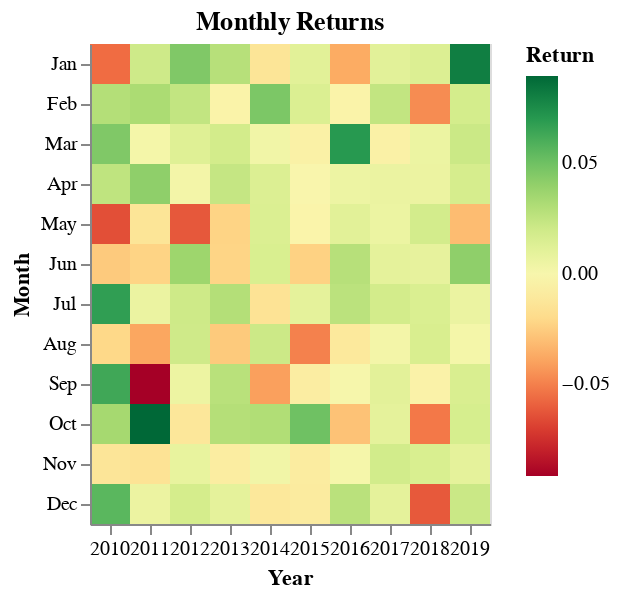

Notebook code for this chart:
### Code cell
monthly_returns_heatmap(bt.balance)

### Figure 1 — Vega-Lite specification as saved in the notebook (floating-point values rounded to 4 significant figures)
{"config": {"view": {"continuousWidth": 400, "continuousHeight": 300}}, "data": {"name": "data-f106033988d8fc493c19844c155a53ec"}, "mark": "rect", "encoding": {"color": {"type": "quantitative", "aggregate": "mean", "field": "capital", "scale": {"scheme": "redyellowgreen"}, "title": "Return"}, "tooltip": {"type": "quantitative", "aggregate": "mean", "field": "capital", "format": ".2f"}, "x": {"type": "ordinal", "field": "date", "timeUnit": "year", "title": "Year"}, "y": {"type": "ordinal", "field": "date", "timeUnit": "month", "title": "Month"}}, "title": "Monthly Returns", "$schema": "https://vega.github.io/schema/vega-lite/v4.0.0.json", "datasets": {"data-f106033988d8fc493c19844c155a53ec": [{"date": "2010-01-31T00:00:00+00:00", "capital": -0.05582}, {"date": "2010-02-28T00:00:00+00:00", "capital": 0.02929}, {"date": "2010-03-31T00:00:00+00:00", "capital": 0.04542}, {"date": "2010-04-30T00:00:00+00:00", "capital": 0.02551}, {"date": "2010-05-31T00:00:00+00:00", "capital": -0.06465}, {"date": "2010-06-30T00:00:00+00:00", "capital": -0.02616}, {"date": "2010-07-31T00:00:00+00:00", "capital": 0.06743}, {"date": "2010-08-31T00:00:00+00:00", "capital": -0.02069}, {"date": "2010-09-30T00:00:00+00:00", "capital": 0.06302}, {"date": "2010-10-31T00:00:00+00:00", "capital": 0.03424}, {"date": "2010-11-30T00:00:00+00:00", "capital": -0.01335}, {"date": "2010-12-31T00:00:00+00:00", "capital": 0.05579}, {"date": "2011-01-31T00:00:00+00:00", "capital": 0.02006}, {"date": "2011-02-28T00:00:00+00:00", "capital": 0.03218}, {"date": "2011-03-31T00:00:00+00:00", "capital": 0.001638}, {"date": "2011-04-30T00:00:00+00:00", "capital": 0.04107}, {"date": "2011-05-31T00:00:00+00:00", "capital": -0.0134}, {"date": "2011-06-30T00:00:00+00:00", "capital": -0.02253}, {"date": "2011-07-31T00:00:00+00:00", "capital": 0.006251}, {"date": "2011-08-31T00:00:00+00:00", "capital": -0.03869}, {"date": "2011-09-30T00:00:00+00:00", "capital": -0.09142}, {"date": "2011-10-31T00:00:00+00:00", "capital": 0.08934}, {"date": "2011-11-30T00:00:00+00:00", "capital": -0.01497}, {"date": "2011-12-31T00:00:00+00:00", "capital": 0.006064}, {"date": "2012-01-31T00:00:00+00:00", "capital": 0.04536}, {"date": "2012-02-29T00:00:00+00:00", "capital": 0.02463}, {"date": "2012-03-31T00:00:00+00:00", "capital": 0.01303}, {"date": "2012-04-30T00:00:00+00:00", "capital": 0.002222}, {"date": "2012-05-31T00:00:00+00:00", "capital": -0.06193}, {"date": "2012-06-30T00:00:00+00:00", "capital": 0.03671}, {"date": "2012-07-31T00:00:00+00:00", "capital": 0.02019}, {"date": "2012-08-31T00:00:00+00:00", "capital": 0.01999}, {"date": "2012-09-30T00:00:00+00:00", "capital": 0.005563}, {"date": "2012-10-31T00:00:00+00:00", "capital": -0.01214}, {"date": "2012-11-30T00:00:00+00:00", "capital": 0.007914}, {"date": "2012-12-31T00:00:00+00:00", "capital": 0.01791}, {"date": "2013-01-31T00:00:00+00:00", "capital": 0.02831}, {"date": "2013-02-28T00:00:00+00:00", "capital": -0.003555}, {"date": "2013-03-31T00:00:00+00:00", "capital": 0.01857}, {"date": "2013-04-30T00:00:00+00:00", "capital": 0.02352}, {"date": "2013-05-31T00:00:00+00:00", "capital": -0.02253}, {"date": "2013-06-30T00:00:00+00:00", "capital": -0.02192}, {"date": "2013-07-31T00:00:00+00:00", "capital": 0.02937}, {"date": "2013-08-31T00:00:00+00:00", "capital": -0.02623}, {"date": "2013-09-30T00:00:00+00:00", "capital": 0.02763}, {"date": "2013-10-31T00:00:00+00:00", "capital": 0.02922}, {"date": "2013-11-30T00:00:00+00:00", "capital": -0.008011}, {"date": "2013-12-31T00:00:00+00:00", "capital": 0.009696}, {"date": "2014-01-31T00:00:00+00:00", "capital": -0.01338}, {"date": "2014-02-28T00:00:00+00:00", "capital": 0.0464}, {"date": "2014-03-31T00:00:00+00:00", "capital": 0.003042}, {"date": "2014-04-30T00:00:00+00:00", "capital": 0.01414}, {"date": "2014-05-31T00:00:00+00:00", "capital": 0.01468}, {"date": "2014-06-30T00:00:00+00:00", "capital": 0.01576}, {"date": "2014-07-31T00:00:00+00:00", "capital": -0.01463}, {"date": "2014-08-31T00:00:00+00:00", "capital": 0.02091}, {"date": "2014-09-30T00:00:00+00:00", "capital": -0.0408}, {"date": "2014-10-31T00:00:00+00:00", "capital": 0.03033}, {"date": "2014-11-30T00:00:00+00:00", "capital": 0.003}, {"date": "2014-12-31T00:00:00+00:00", "capital": -0.01166}, {"date": "2015-01-31T00:00:00+00:00", "capital": 0.01113}, {"date": "2015-02-28T00:00:00+00:00", "capital": 0.01501}, {"date": "2015-03-31T00:00:00+00:00", "capital": -0.005224}, {"date": "2015-04-30T00:00:00+00:00", "capital": -0.002342}, {"date": "2015-05-31T00:00:00+00:00", "capital": -0.002963}, {"date": "2015-06-30T00:00:00+00:00", "capital": -0.02331}, {"date": "2015-07-31T00:00:00+00:00", "capital": 0.009707}, {"date": "2015-08-31T00:00:00+00:00", "capital": -0.04968}, {"date": "2015-09-30T00:00:00+00:00", "capital": -0.007699}, {"date": "2015-10-31T00:00:00+00:00", "capital": 0.05016}, {"date": "2015-11-30T00:00:00+00:00", "capital": -0.008456}, {"date": "2015-12-31T00:00:00+00:00", "capital": -0.009502}, {"date": "2016-01-31T00:00:00+00:00", "capital": -0.03702}, {"date": "2016-02-29T00:00:00+00:00", "capital": -0.003619}, {"date": "2016-03-31T00:00:00+00:00", "capital": 0.07002}, {"date": "2016-04-30T00:00:00+00:00", "capital": 0.005108}, {"date": "2016-05-31T00:00:00+00:00", "capital": 0.01133}, {"date": "2016-06-30T00:00:00+00:00", "capital": 0.02842}, {"date": "2016-07-31T00:00:00+00:00", "capital": 0.02682}, {"date": "2016-08-31T00:00:00+00:00", "capital": -0.01095}, {"date": "2016-09-30T00:00:00+00:00", "capital": 0.0004202}, {"date": "2016-10-31T00:00:00+00:00", "capital": -0.029}, {"date": "2016-11-30T00:00:00+00:00", "capital": 0.0011}, {"date": "2016-12-31T00:00:00+00:00", "capital": 0.02738}, {"date": "2017-01-31T00:00:00+00:00", "capital": 0.01106}, {"date": "2017-02-28T00:00:00+00:00", "capital": 0.02455}, {"date": "2017-03-31T00:00:00+00:00", "capital": -0.005215}, {"date": "2017-04-30T00:00:00+00:00", "capital": 0.006576}, {"date": "2017-05-31T00:00:00+00:00", "capital": 0.00598}, {"date": "2017-06-30T00:00:00+00:00", "capital": 0.009803}, {"date": "2017-07-31T00:00:00+00:00", "capital": 0.01858}, {"date": "2017-08-31T00:00:00+00:00", "capital": 0.002359}, {"date": "2017-09-30T00:00:00+00:00", "capital": 0.01091}, {"date": "2017-10-31T00:00:00+00:00", "capital": 0.009656}, {"date": "2017-11-30T00:00:00+00:00", "capital": 0.01879}, {"date": "2017-12-31T00:00:00+00:00", "capital": 0.009582}, {"date": "2018-01-31T00:00:00+00:00", "capital": 0.01446}, {"date": "2018-02-28T00:00:00+00:00", "capital": -0.04652}, {"date": "2018-03-31T00:00:00+00:00", "capital": 0.005776}, {"date": "2018-04-30T00:00:00+00:00", "capital": 0.006087}, {"date": "2018-05-31T00:00:00+00:00", "capital": 0.01842}, {"date": "2018-06-30T00:00:00+00:00", "capital": 0.00869}, {"date": "2018-07-31T00:00:00+00:00", "capital": 0.01531}, {"date": "2018-08-31T00:00:00+00:00", "capital": 0.01623}, {"date": "2018-09-30T00:00:00+00:00", "capital": -0.004444}, {"date": "2018-10-31T00:00:00+00:00", "capital": -0.05233}, {"date": "2018-11-30T00:00:00+00:00", "capital": 0.01573}, {"date": "2018-12-31T00:00:00+00:00", "capital": -0.06174}, {"date": "2019-01-31T00:00:00+00:00", "capital": 0.08072}, {"date": "2019-02-28T00:00:00+00:00", "capital": 0.01799}, {"date": "2019-03-31T00:00:00+00:00", "capital": 0.02133}, {"date": "2019-04-30T00:00:00+00:00", "capital": 0.01753}, {"date": "2019-05-31T00:00:00+00:00", "capital": -0.03127}, {"date": "2019-06-30T00:00:00+00:00", "capital": 0.04106}, {"date": "2019-07-31T00:00:00+00:00", "capital": 0.006417}, {"date": "2019-08-31T00:00:00+00:00", "capital": 0.001734}, {"date": "2019-09-30T00:00:00+00:00", "capital": 0.0161}, {"date": "2019-10-31T00:00:00+00:00", "capital": 0.01726}, {"date": "2019-11-30T00:00:00+00:00", "capital": 0.009752}, {"date": "2019-12-31T00:00:00+00:00", "capital": 0.02162}]}}
